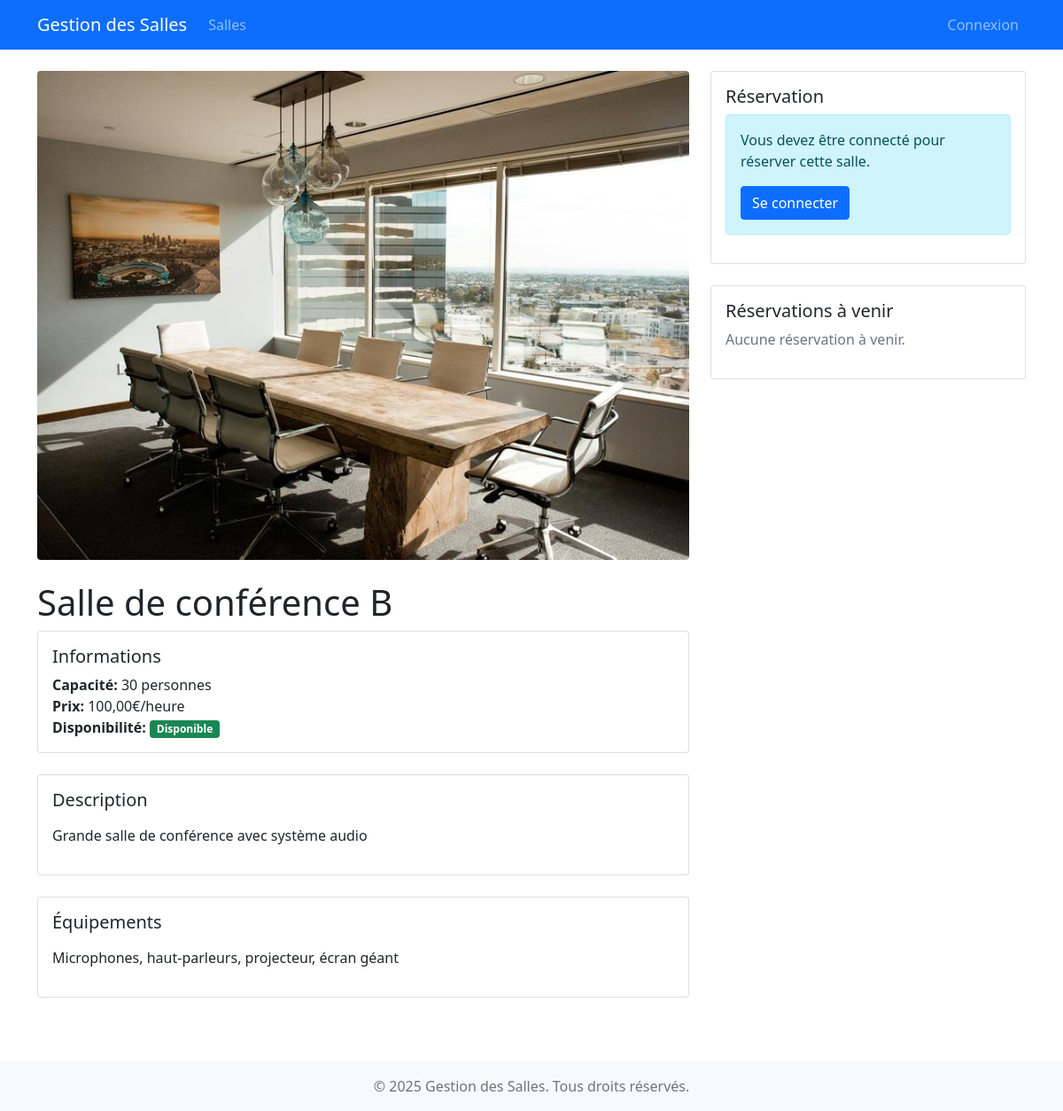
Screenshot of /salle/2/ with the database file from the repository.
### reservations/models.py (models this page shows, shortened)
class Salle(models.Model):
    nom = models.CharField(max_length=100, unique=True)
    capacite = models.IntegerField()
    description = models.TextField(blank=True)
    equipements = models.TextField(blank=True)
    disponible = models.BooleanField(default=True)
    image = models.ImageField(upload_to='salles/', blank=True, null=True)
    prix_par_heure = models.DecimalField(max_digits=10, decimal_places=2, default=0.00)
    class Meta:
        verbose_name = "Salle"
        verbose_name_plural = "Salles"

### reservations/views.py (the view)
# urls.py: path('salle/<int:salle_id>/', views.detail_salle, name='detail_salle'),
def detail_salle(request, salle_id):
    salle = get_object_or_404(Salle, id=salle_id)
    reservations = Reservation.objects.filter(salle=salle, date__gte=date.today())
    return render(request, 'reservations/detail_salle.html', {
        'salle': salle,
        'reservations': reservations
    })

### reservations/templates/reservations/detail_salle.html (shortened to what this page needs)
{% extends 'base.html' %}
{% block content %}
<div class="row">
    <div class="col-md-8">
        {% if salle.image %}
        <img src="{{ salle.image.url }}" class="img-fluid rounded mb-4" alt="{{ salle.nom }}">
        {% endif %}
        <h1>{{ salle.nom }}</h1>
        <div class="card mb-4">
            <div class="card-body">
                <h5 class="card-title">Informations</h5>
                <p class="card-text">
                    <strong>Capacité:</strong> {{ salle.capacite }} personnes<br>
                    <strong>Prix:</strong> {{ salle.prix_par_heure }}€/heure<br>
                    <strong>Disponibilité:</strong>
                    {% if salle.disponible %}
                    <span class="badge bg-success">Disponible</span>
                    {% else %}
                    <span class="badge bg-danger">Non disponible</span>
                    {% endif %}
                </p>
            </div>
        </div>
        {% if salle.description %}
        <div class="card mb-4">
            <div class="card-body">
                <h5 class="card-title">Description</h5>
                <p class="card-text">{{ salle.description|linebreaks }}</p>
            </div>
        </div>
        {% endif %}
        {% if salle.equipements %}
        <div class="card mb-4">
            <div class="card-body">
                <h5 class="card-title">Équipements</h5>
                <p class="card-text">{{ salle.equipements|linebreaks }}</p>
            </div>
        </div>
        {% endif %}
    </div>
    <div class="col-md-4">
        <div class="card">
            <div class="card-body">
                <h5 class="card-title">Réservation</h5>
                {% if salle.disponible %}
                    {% if user.is_authenticated %}
                    <a href="{% url 'reservations:reserver_salle' salle.id %}" class="btn btn-primary btn-lg w-100">Réserver cette salle</a>
                    {% else %}
                    <div class="alert alert-info">
                        <p>Vous devez être connecté pour réserver cette salle.</p>
                        <a href="{% url 'login' %}" class="btn btn-primary">Se connecter</a>
                    </div>
                    {% endif %}
                {% else %}
                <div class="alert alert-warning">
                    Cette salle n'est pas disponible pour le moment.
                </div>
                {% endif %}
            </div>
        </div>
        <div class="card mt-4">
            <div class="card-body">
                <h5 class="card-title">Réservations à venir</h5>
                {% if reservations %}
                <ul class="list-group list-group-flush">
                    {% for reservation in reservations %}
                    <li class="list-group-item">
                        <strong>{{ reservation.date|date:"d/m/Y" }}</strong><br>
                        {{ reservation.heure_debut|time:"H:i" }} - {{ reservation.heure_fin|time:"H:i" }}
                    </li>
                    {% endfor %}
                </ul>
                {% else %}
                <p class="text-muted">Aucune réservation à venir.</p>
                {% endif %}
            </div>
        </div>
    </div>
</div>
{% endblock %}

### rows the page displays
Salle: image (picture), nom "Salle de conférence B", capacite "30", prix_par_heure "100,00", description "Grande salle de conférence avec système audio", equipements "Microphones, haut-parleurs, projecteur, écran géant"
